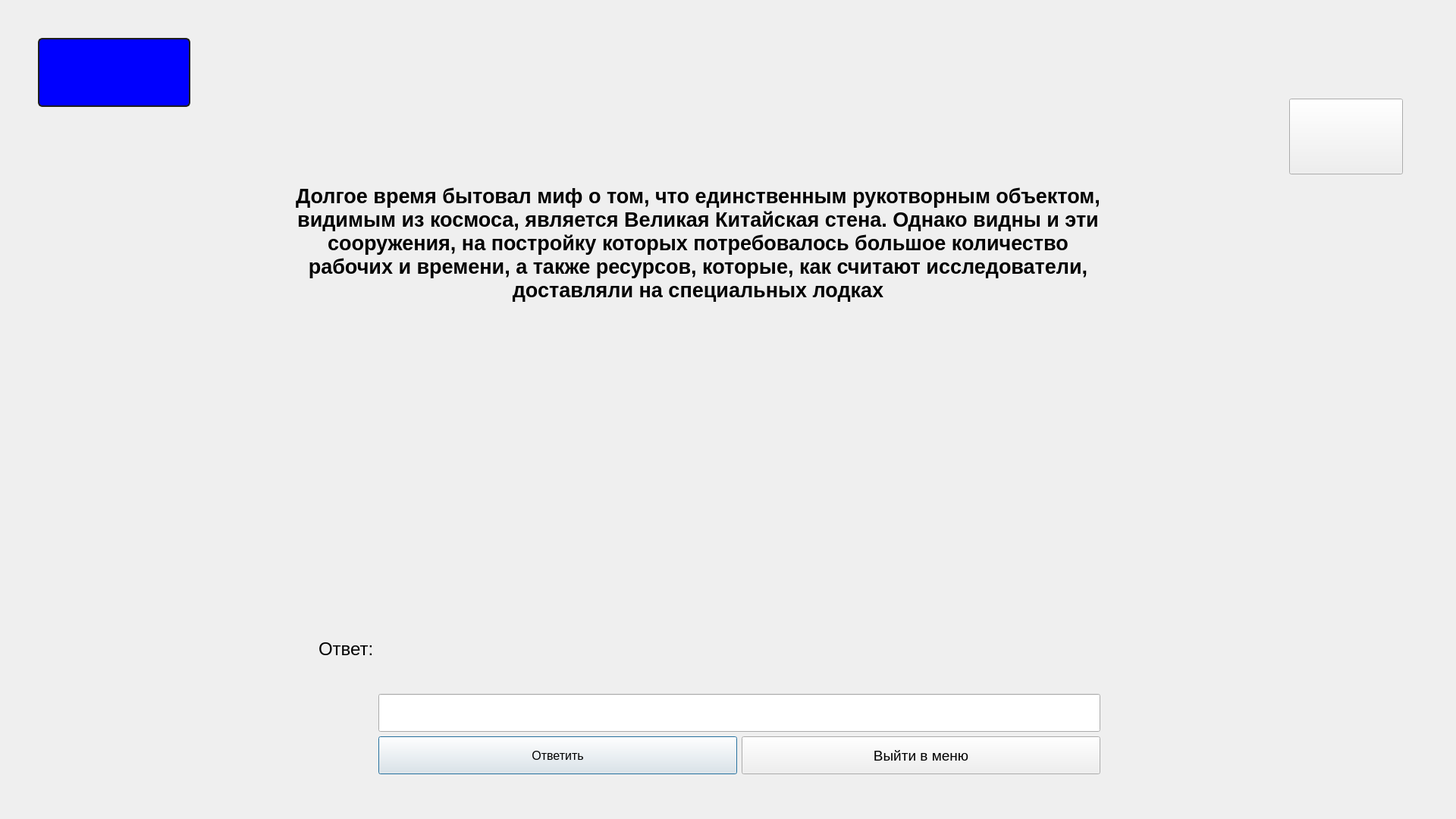
<?xml version="1.0" encoding="UTF-8"?>
<ui version="4.0">
 <class>window121</class>
 <widget class="QDialog" name="window121">
  <property name="geometry">
   <rect>
    <x>0</x>
    <y>0</y>
    <width>1920</width>
    <height>1080</height>
   </rect>
  </property>
  <property name="windowTitle">
   <string>Dialog</string>
  </property>
  <widget class="QLabel" name="label_score">
   <property name="geometry">
    <rect>
     <x>50</x>
     <y>50</y>
     <width>201</width>
     <height>91</height>
    </rect>
   </property>
   <property name="styleSheet">
    <string notr="true">QLabel
{
font-weight: bold;
    color: yellow;
    background-color: blue;
    border-width: 2px;
    border-color: #1e1e1e;
    border-style: solid;
    border-radius: 6;
    padding: 3px;
    font-size: 40px;
    padding-left: 5px;
    padding-right: 5px;
}

QPushButton:pressed
{
    background-color: QLinearGradient( x1: 0, y1: 0, x2: 0, y2: 1, stop: 0 #2d2d2d, stop: 0.1 #2b2b2b, stop: 0.5 #292929, stop: 0.9 #282828, stop: 1 #252525);
}

QPushButton:hover
{
    border: 2px solid QLinearGradient( x1: 0, y1: 0, x2: 0, y2: 1, stop: 0 #ffa02f, stop: 1 #d7801a);
}

QPushButton:focus {
    border-color: yellow;
   outline: none;
}</string>
   </property>
   <property name="text">
    <string/>
   </property>
  </widget>
  <widget class="QStackedWidget" name="stackedWidget">
   <property name="geometry">
    <rect>
     <x>-50</x>
     <y>120</y>
     <width>1920</width>
     <height>1080</height>
    </rect>
   </property>
   <property name="currentIndex">
    <number>0</number>
   </property>
   <widget class="QWidget" name="page">
    <widget class="QLabel" name="label">
     <property name="geometry">
      <rect>
       <x>440</x>
       <y>10</y>
       <width>1061</width>
       <height>381</height>
      </rect>
     </property>
     <property name="font">
      <font>
       <pointsize>20</pointsize>
       <weight>75</weight>
       <bold>true</bold>
      </font>
     </property>
     <property name="text">
      <string>Долгое время бытовал миф о том, что единственным рукотворным объектом, видимым из космоса, является Великая Китайская стена. Однако видны и эти сооружения, на постройку которых потребовалось большое количество рабочих и времени, а также ресурсов, которые, как считают исследователи, доставляли на специальных лодках</string>
     </property>
     <property name="textFormat">
      <enum>Qt::AutoText</enum>
     </property>
     <property name="scaledContents">
      <bool>false</bool>
     </property>
     <property name="alignment">
      <set>Qt::AlignCenter</set>
     </property>
     <property name="wordWrap">
      <bool>true</bool>
     </property>
    </widget>
    <widget class="QWidget" name="layoutWidget">
     <property name="geometry">
      <rect>
       <x>470</x>
       <y>570</y>
       <width>1031</width>
       <height>331</height>
      </rect>
     </property>
     <layout class="QHBoxLayout" name="horizontalLayout_2">
      <item>
       <widget class="QLabel" name="label_4">
        <property name="minimumSize">
         <size>
          <width>0</width>
          <height>100</height>
         </size>
        </property>
        <property name="font">
         <font>
          <pointsize>18</pointsize>
         </font>
        </property>
        <property name="text">
         <string>Ответ:</string>
        </property>
       </widget>
      </item>
      <item>
       <layout class="QVBoxLayout" name="verticalLayout">
        <item>
         <widget class="QLabel" name="label_result">
          <property name="minimumSize">
           <size>
            <width>0</width>
            <height>200</height>
           </size>
          </property>
          <property name="font">
           <font>
            <pointsize>30</pointsize>
            <weight>75</weight>
            <bold>true</bold>
           </font>
          </property>
          <property name="styleSheet">
           <string notr="true"/>
          </property>
          <property name="text">
           <string/>
          </property>
         </widget>
        </item>
        <item>
         <widget class="QLineEdit" name="lineEdit_answer">
          <property name="minimumSize">
           <size>
            <width>0</width>
            <height>50</height>
           </size>
          </property>
          <property name="font">
           <font>
            <pointsize>20</pointsize>
            <weight>75</weight>
            <bold>true</bold>
           </font>
          </property>
          <property name="text">
           <string/>
          </property>
         </widget>
        </item>
        <item>
         <layout class="QHBoxLayout" name="horizontalLayout">
          <item>
           <widget class="QPushButton" name="pushButton_answer">
            <property name="enabled">
             <bool>true</bool>
            </property>
            <property name="minimumSize">
             <size>
              <width>0</width>
              <height>50</height>
             </size>
            </property>
            <property name="font">
             <font>
              <pointsize>12</pointsize>
             </font>
            </property>
            <property name="text">
             <string>Ответить</string>
            </property>
           </widget>
          </item>
          <item>
           <widget class="QPushButton" name="pushButton_11">
            <property name="minimumSize">
             <size>
              <width>0</width>
              <height>50</height>
             </size>
            </property>
            <property name="font">
             <font>
              <pointsize>14</pointsize>
             </font>
            </property>
            <property name="text">
             <string>Выйти в меню</string>
            </property>
           </widget>
          </item>
         </layout>
        </item>
       </layout>
      </item>
     </layout>
    </widget>
    <widget class="QPushButton" name="show_hit">
     <property name="geometry">
      <rect>
       <x>1750</x>
       <y>10</y>
       <width>150</width>
       <height>100</height>
      </rect>
     </property>
     <property name="text">
      <string/>
     </property>
    </widget>
   </widget>
   <widget class="QWidget" name="page_2">
    <widget class="QPushButton" name="close_hit">
     <property name="geometry">
      <rect>
       <x>1750</x>
       <y>10</y>
       <width>150</width>
       <height>100</height>
      </rect>
     </property>
     <property name="text">
      <string/>
     </property>
    </widget>
   </widget>
   <widget class="QWidget" name="page_3"/>
  </widget>
  <widget class="QLabel" name="label_2">
   <property name="geometry">
    <rect>
     <x>0</x>
     <y>0</y>
     <width>1920</width>
     <height>1080</height>
    </rect>
   </property>
   <property name="text">
    <string/>
   </property>
  </widget>
  <zorder>label_2</zorder>
  <zorder>label_score</zorder>
  <zorder>stackedWidget</zorder>
 </widget>
 <resources/>
 <connections/>
</ui>
